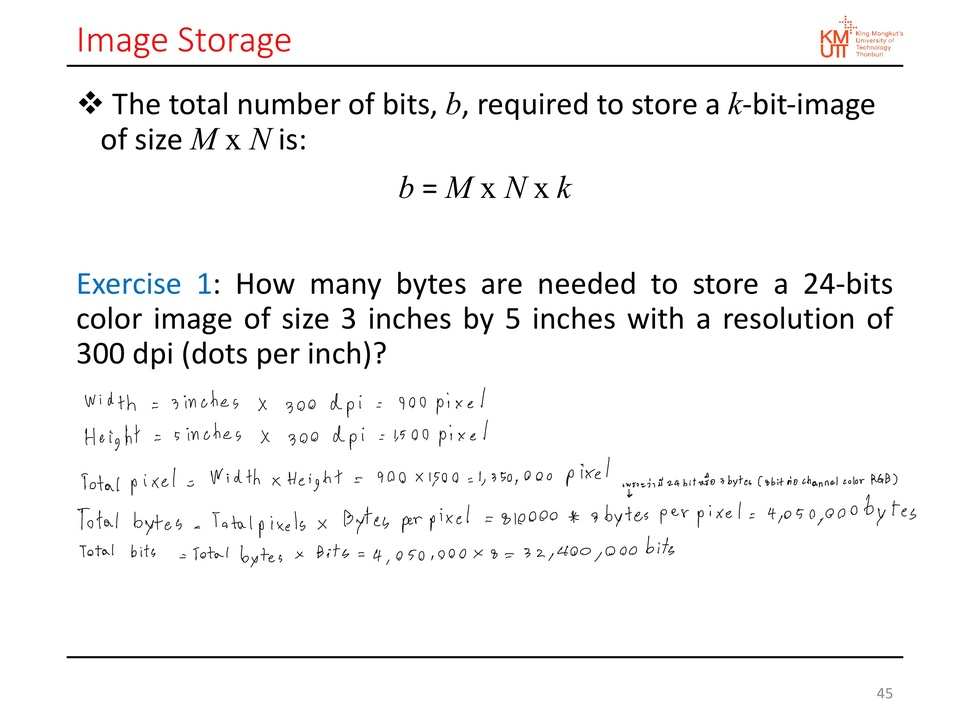
#> input picture CSS496/Image Storage.jpg, 970 x 727 px, shrunk from 2640 x 1980 before the run
$ python 9.py --image 'Image Storage.jpg' --simage hebrew_text_division.jpg
#> lines starting #> are read from the running program, lines starting #| are printed output that depends on the picture
import argparse
import time
import numpy as np
import cv2


def sliding_window(image, stepSize, windowSize):
    for y in range(0, image.shape[0], stepSize):
        for x in range(0, image.shape[1], stepSize):
            yield (x, y, image[y : y + windowSize[1], x : x + windowSize[0]])


def non_max_suppression(boxes, overlapThresh):
    if len(boxes) == 0:
        return []

    pick = []

    x1 = boxes[:, 0]
    y1 = boxes[:, 1]
    x2 = boxes[:, 2]
    y2 = boxes[:, 3]

    area = (x2 - x1 + 1) * (y2 - y1 + 1)
    idxs = np.argsort(y2)

    while len(idxs) > 0:
        last = len(idxs) - 1
        i = idxs[last]
        pick.append(i)

        xx1 = np.maximum(x1[i], x1[idxs[:last]])
        yy1 = np.maximum(y1[i], y1[idxs[:last]])
        xx2 = np.maximum(x2[i], x2[idxs[:last]])
        yy2 = np.maximum(y2[i], y2[idxs[:last]])

        w = np.maximum(0, xx2 - xx1 + 1)
        h = np.maximum(0, yy2 - yy1 + 1)
        overlap = (w * h) / area[idxs[:last]]

        idxs = np.delete(
            idxs, np.concatenate(([last], np.where(overlap > overlapThresh)[0]))
        )
    return boxes[pick].astype["int"]


def correlation_coefficient(patch1, patch2):
    product = np.mean((patch1 - patch1.mean()) * (patch2 - patch2.mean()))
    stds = patch1.std() * patch2.std()
    if stds == 0:
        return 0
    else:
        product /= stds
        return product


ap = argparse.ArgumentParser()
ap.add_argument("-i", "--image", required=True, help="Path to the image")
ap.add_argument("-s", "--simage", required=True, help="Path to the image")
args = vars(ap.parse_args())

image1 = cv2.imread(args["image"])
#> image1 is the input picture: shape (727, 970, 3); mean B, G, R 245.5, 245.5, 245.9
image2 = cv2.imread(args["simage"])
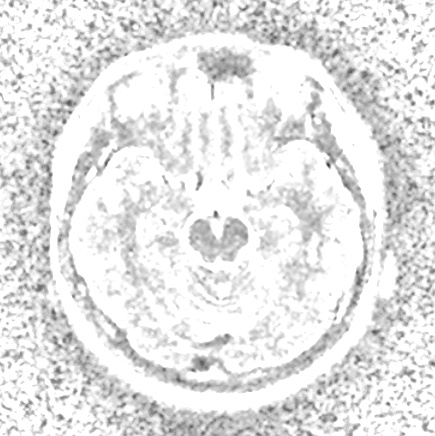
#> input picture CSS496/hebrew_text_division.jpg, 435 x 436 px
#> image2 is the input picture: shape (436, 435, 3); min 52, max 255, mean 228.8

img1 = cv2.cvtColor(image1, cv2.COLOR_RGB2GRAY)
img2 = cv2.cvtColor(image2, cv2.COLOR_RGB2GRAY)


(winH, winW) = img2.shape
#> winH = 436; winW = 435
found = []
boundingboxes = []
color = [[0, 255, 0], [0, 0, 255], [255, 0, 0]]
i = 0

for (x, y, window) in sliding_window(img1, stepSize=16, windowSize=(winW, winH)):
    if window.shape[0] != winH or window.shape[1] != winW:
        continue

    patch = window.copy()

    maxV = correlation_coefficient(patch, img2)

    if maxV > 0.4:
        found.append(maxV)
        boundingboxes.append((x, y, x + winW, y + winH))
        print(found)

    clone = img1.copy()

    cv2.rectangle(clone, (x, y), (x + winW, y + winH), color[0], 2)
    vertical = np.vstack((img2, patch))
    cv2.imshow("Match", vertical)
    cv2.imshow("Window", clone)
    cv2.waitKey(1)
    time.sleep(0.025)
#> this loop made 2806 passes
#> (x, product in correlation_coefficient, stds in correlation_coefficient, maxV) on passes 1 to 3: (0, -0.0224, 1600.1, -0.0224), (16, -0.0168, 1622.9, -0.0168), (32, -0.025, 1648.3, -0.025)
#> pass 1, `patch = window.copy()`:
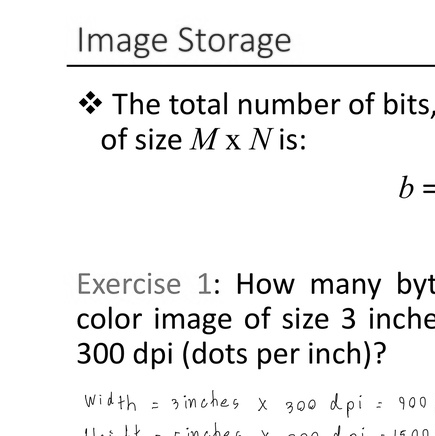
#> patch: shape (436, 435); min 0, max 255, mean 240.1
#> pass 1, `vertical = np.vstack((img2, patch))`:
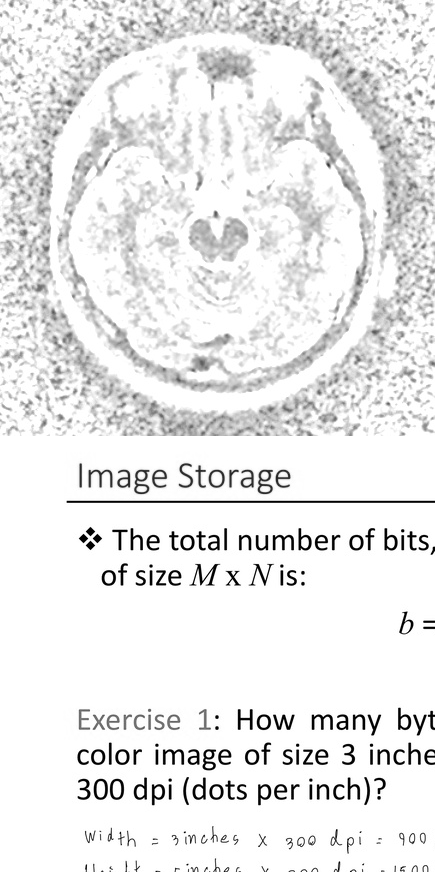
#> vertical: shape (872, 435); min 0, max 255, mean 234.4
#> pass 1, `cv2.imshow("Window", clone)`:
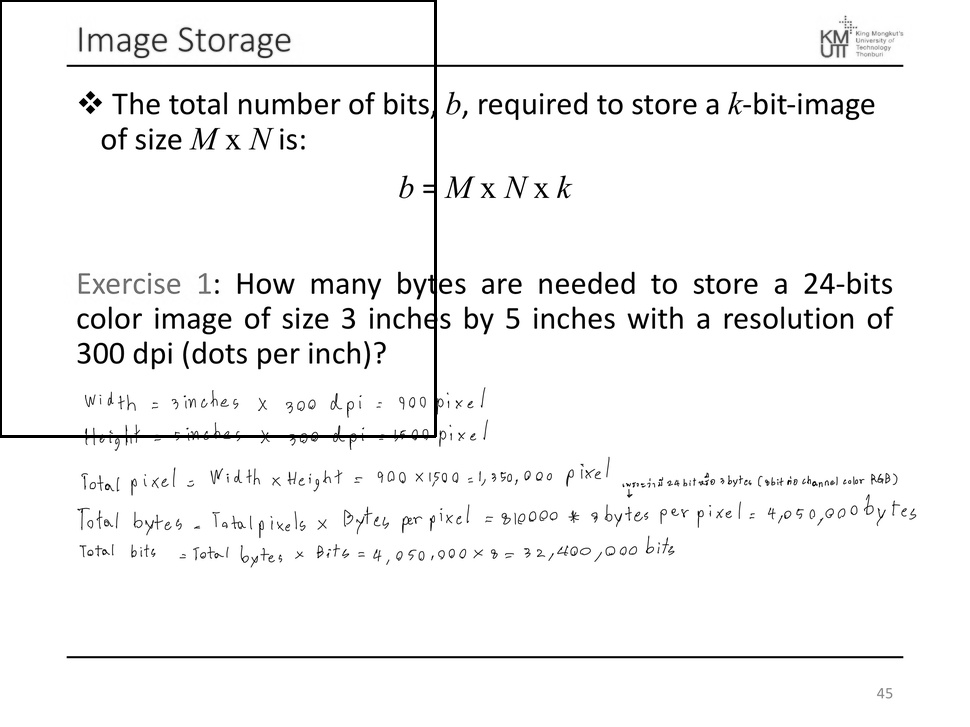
#> window 'Window': shape (727, 970); min 0, max 255, mean 244.1
#> pass 2, `patch = window.copy()`:
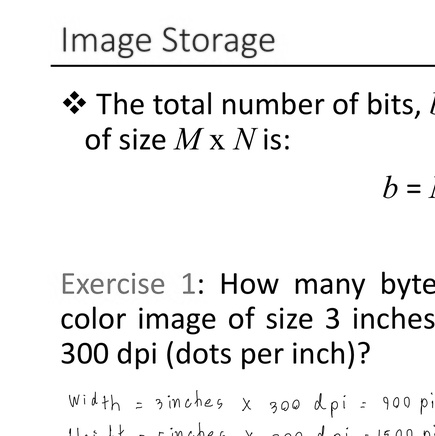
#> patch: shape (436, 435); min 0, max 255, mean 239.6
#> after the loop:
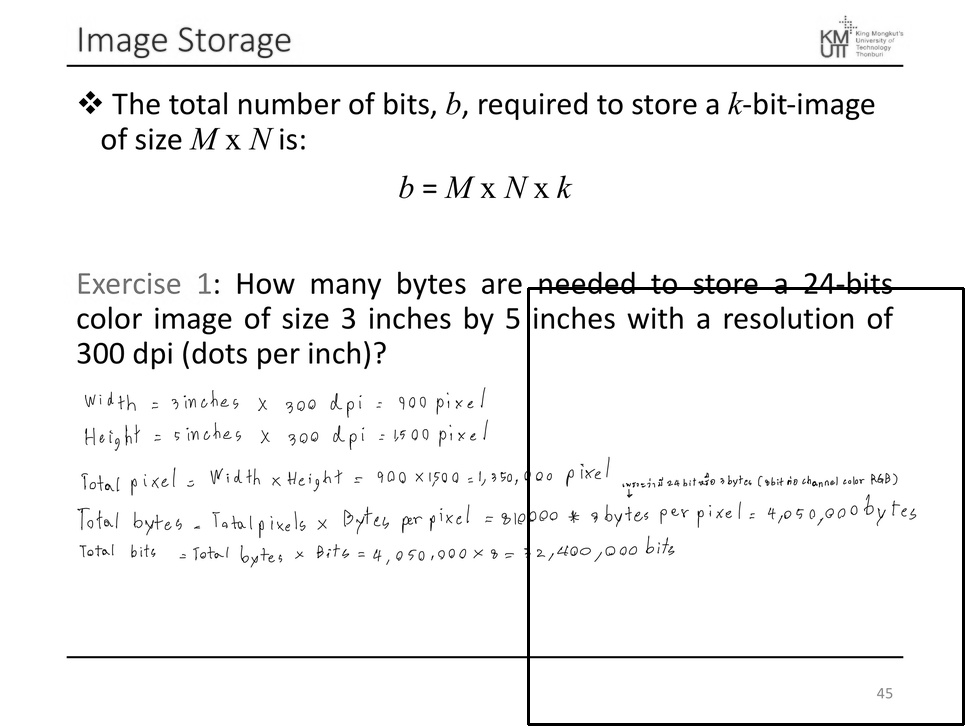
#> clone: shape (727, 970); min 0, max 255, mean 243.8
#> after the loop:
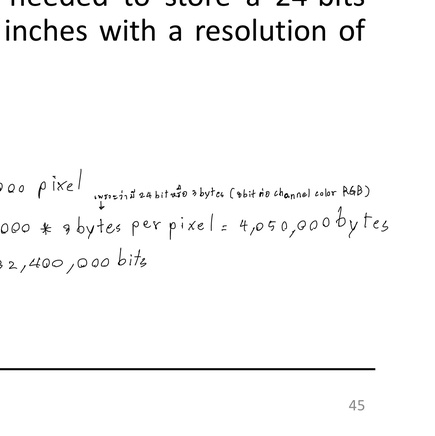
#> patch: shape (436, 435); min 0, max 255, mean 248.3
#> after the loop, boundingboxes = []; found = []

cv2.destroyAllWindows()

clone = image1.copy()

for startx, starty, endx, endy in boundingboxes:
    cv2.rectangle(clone, (startx, starty), (endx, endy), color[i], 2)
    i = i + 1
#> this loop made 0 passes
#> after the loop, i = 0

boundingboxes = np.array(boundingboxes)
#> boundingboxes = empty array
print(boundingboxes)
pick = non_max_suppression(boundingboxes, 0.5)
#> pick = []
print(pick)

for startX, startY, endX, endY in pick:
    cv2.rectangle(image1, (startX, startY), (endX, endY), (0, 255, 0), 2)

cv2.imshow("BeforeSuppress", clone)
cv2.imshow("AfterSuppress", image1)

key = cv2.waitKey(0) & 0xFF
#> (key q is pressed here)
if key == ord("q"):
    cv2.destroyAllWindows()
